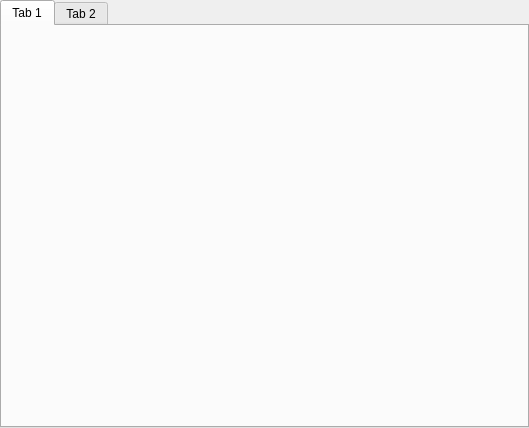
<?xml version="1.0" encoding="UTF-8"?>
<ui version="4.0">
 <class>ElementViewWidget</class>
 <widget class="QWidget" name="ElementViewWidget">
  <property name="geometry">
   <rect>
    <x>0</x>
    <y>0</y>
    <width>529</width>
    <height>428</height>
   </rect>
  </property>
  <property name="windowTitle">
   <string>ElementViewWidget</string>
  </property>
  <layout class="QVBoxLayout" name="verticalLayout">
   <property name="spacing">
    <number>0</number>
   </property>
   <property name="leftMargin">
    <number>0</number>
   </property>
   <property name="topMargin">
    <number>0</number>
   </property>
   <property name="rightMargin">
    <number>0</number>
   </property>
   <property name="bottomMargin">
    <number>0</number>
   </property>
   <item>
    <widget class="QTabWidget" name="tabs">
     <property name="tabShape">
      <enum>QTabWidget::Rounded</enum>
     </property>
     <property name="currentIndex">
      <number>0</number>
     </property>
     <widget class="QWidget" name="tabInfo">
      <attribute name="title">
       <string>Tab 1</string>
      </attribute>
     </widget>
     <widget class="QWidget" name="tabView">
      <attribute name="title">
       <string>Tab 2</string>
      </attribute>
     </widget>
    </widget>
   </item>
  </layout>
 </widget>
 <resources/>
 <connections/>
</ui>
